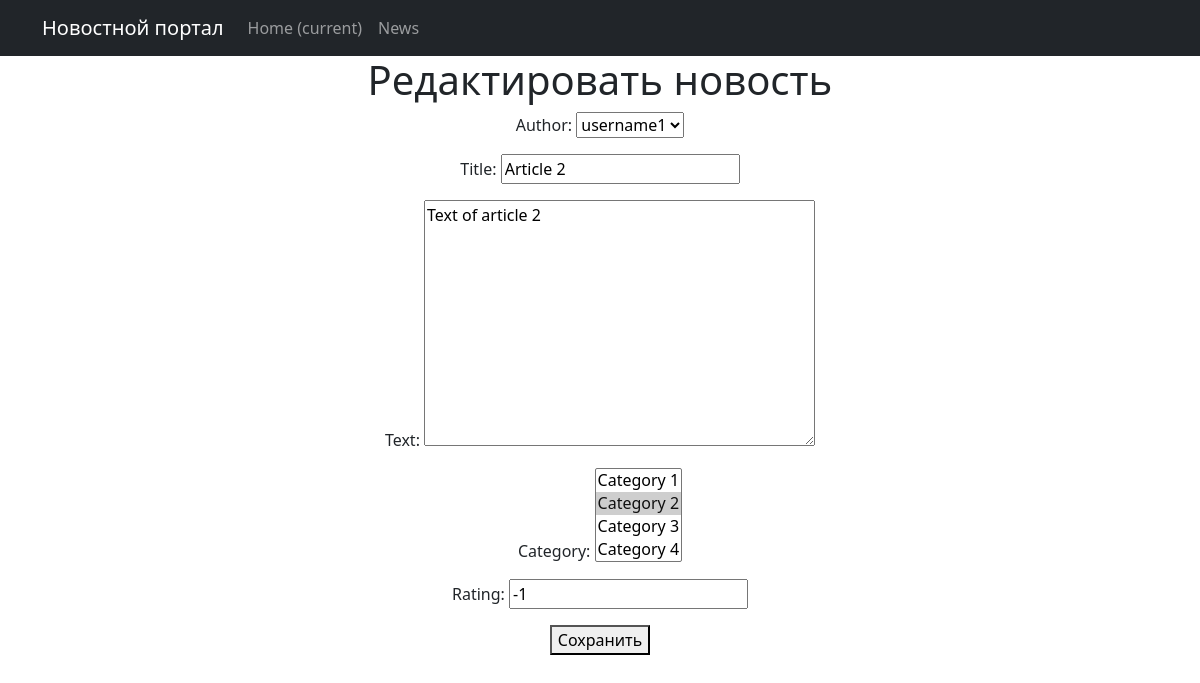
The page /news/2/edit/ on the database as committed earlier.
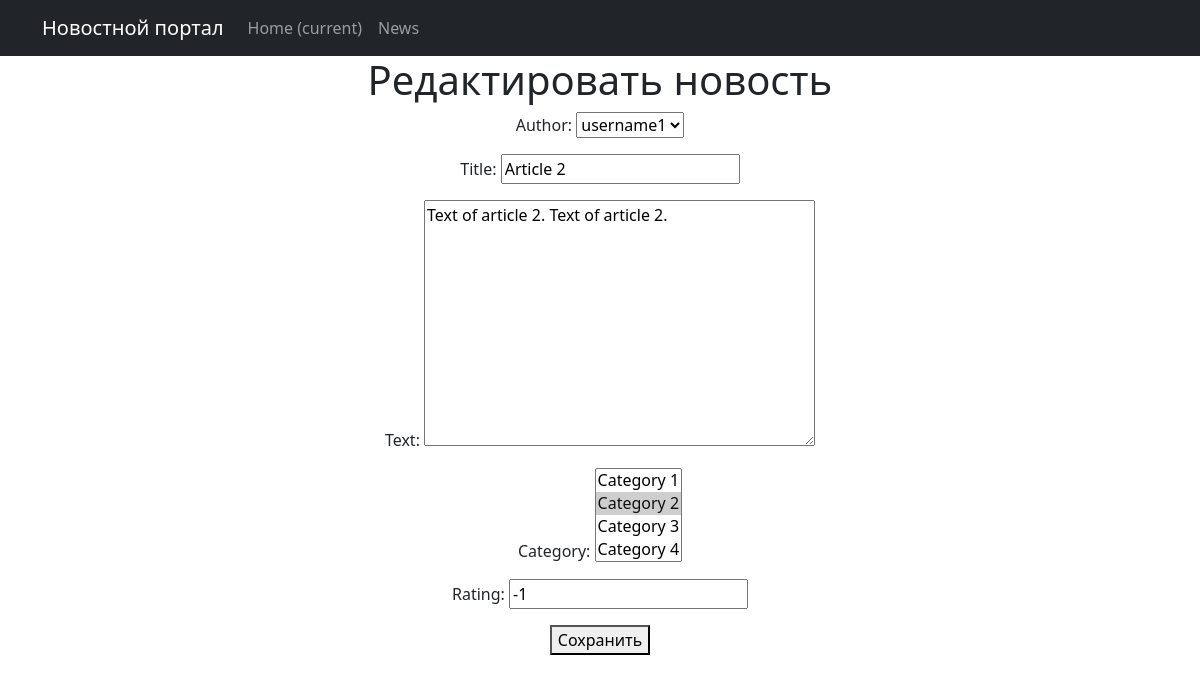
The same page on the database as committed later.
### news/models.py (models this page shows, shortened)
class Post(models.Model):
    author = models.ForeignKey(Author, on_delete=models.CASCADE)
    NEWS = 'NW'
    ARTICLE = 'AR'
    POST_TYPE_CHOICES = [
        (NEWS, 'News'),
        (ARTICLE, 'Article'),
    ]
    post_type = models.CharField(max_length=2, choices=POST_TYPE_CHOICES, default=ARTICLE)
    created_at = models.DateTimeField(auto_now_add=True)
    category = models.ManyToManyField(Category, through='PostCategory')
    title = models.CharField(max_length=255)
    text = models.TextField()
    rating = models.IntegerField(default=0)

### news/views.py (the view)
# urls.py: path('news/<int:pk>/edit/', NewsUpdate.as_view(), name='news_update'),
class NewsUpdate(UpdateView):
    model = Post
    form_class = PostForm
    template_name = 'news_update.html'
    def get_context_data(self, **kwargs):
        context = super().get_context_data(**kwargs)
        context['form_title'] = 'Редактировать новость'
        return context

### news/forms.py
class PostForm(forms.ModelForm):
    class Meta:
        model = Post
        fields = ['author', 'title', 'text', 'category', 'rating']

### news/models.py (called while the page is built)
    def __str__(self):
        return self.user.username

    def __str__(self):
        return self.name.title()

### templates/news_update.html (shortened to what this page needs)
{% extends 'default.html' %}
{% block content %}
<h1>{{ form_title }}    </h1>
<form method="post">
    {{ form.as_p }}
    <button type="submit">Сохранить</button>
</form>
{% endblock content %}

Rows that differ between the two databases and show on the page:
changed Post "username1": text "Text of article 2" → "Text of article 2. Text of article 2."
